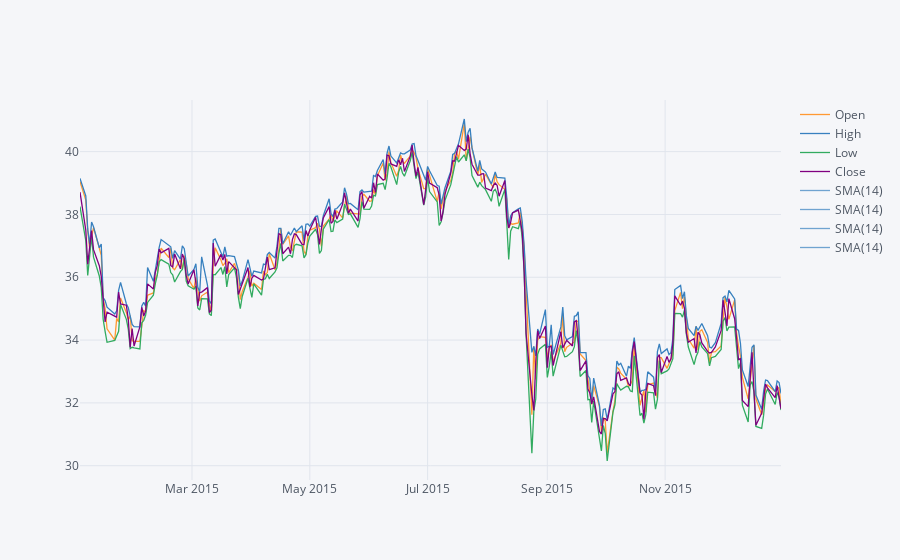

Notebook cell for this chart:
### Markdown cell above
** Use .ta_plot(study='sma') to create a Simple Moving Averages plot of Morgan Stanley for the year 2015.**

### Code cell
MS[['Open','High','Low','Close']].loc['2015-01-01':'2015-12-31'].ta_plot(study='sma')

### Figure 1 — Plotly figure (JSON) as saved in the notebook; plotly's stock layout.template omitted (floating-point values rounded to 4 significant figures; data arrays with more than 128 entries replaced by an {"elided": "..."} marker saying what was removed)
{"data": [{"line": {"color": "rgba(255, 153, 51, 1.0)", "dash": "solid", "shape": "linear", "width": 1.3}, "mode": "lines", "name": "Open", "text": "", "type": "scatter", "x": {"elided": "252 str values"}, "y": {"elided": "252 float values"}}, {"line": {"color": "rgba(55, 128, 191, 1.0)", "dash": "solid", "shape": "linear", "width": 1.3}, "mode": "lines", "name": "High", "text": "", "type": "scatter", "x": {"elided": "252 str values"}, "y": {"elided": "252 float values"}}, {"line": {"color": "rgba(50, 171, 96, 1.0)", "dash": "solid", "shape": "linear", "width": 1.3}, "mode": "lines", "name": "Low", "text": "", "type": "scatter", "x": {"elided": "252 str values"}, "y": {"elided": "252 float values"}}, {"line": {"color": "rgba(128, 0, 128, 1.0)", "dash": "solid", "shape": "linear", "width": 1.3}, "mode": "lines", "name": "Close", "text": "", "type": "scatter", "x": {"elided": "252 str values"}, "y": {"elided": "252 float values"}}, {"line": {"color": "rgba(55, 128, 191, 0.7)", "dash": "solid", "shape": "linear", "width": 1.3}, "mode": "lines", "name": "SMA(14)", "text": "", "type": "scatter", "x": {"elided": "252 str values"}, "y": {"elided": "252x4 mixed values"}}, {"line": {"color": "rgba(55, 128, 191, 0.7)", "dash": "solid", "shape": "linear", "width": 1.3}, "mode": "lines", "name": "SMA(14)", "text": "", "type": "scatter", "x": {"elided": "252 str values"}, "y": {"elided": "252x4 mixed values"}}, {"line": {"color": "rgba(55, 128, 191, 0.7)", "dash": "solid", "shape": "linear", "width": 1.3}, "mode": "lines", "name": "SMA(14)", "text": "", "type": "scatter", "x": {"elided": "252 str values"}, "y": {"elided": "252x4 mixed values"}}, {"line": {"color": "rgba(55, 128, 191, 0.7)", "dash": "solid", "shape": "linear", "width": 1.3}, "mode": "lines", "name": "SMA(14)", "text": "", "type": "scatter", "x": {"elided": "252 str values"}, "y": {"elided": "252x4 mixed values"}}], "layout": {"legend": {"bgcolor": "#F5F6F9", "font": {"color": "#4D5663"}}, "paper_bgcolor": "#F5F6F9", "plot_bgcolor": "#F5F6F9", "title": {"font": {"color": "#4D5663"}}, "xaxis": {"gridcolor": "#E1E5ED", "showgrid": true, "tickfont": {"color": "#4D5663"}, "title": {"font": {"color": "#4D5663"}, "text": ""}, "zerolinecolor": "#E1E5ED"}, "yaxis": {"gridcolor": "#E1E5ED", "showgrid": true, "tickfont": {"color": "#4D5663"}, "title": {"font": {"color": "#4D5663"}, "text": ""}, "zerolinecolor": "#E1E5ED"}}}
